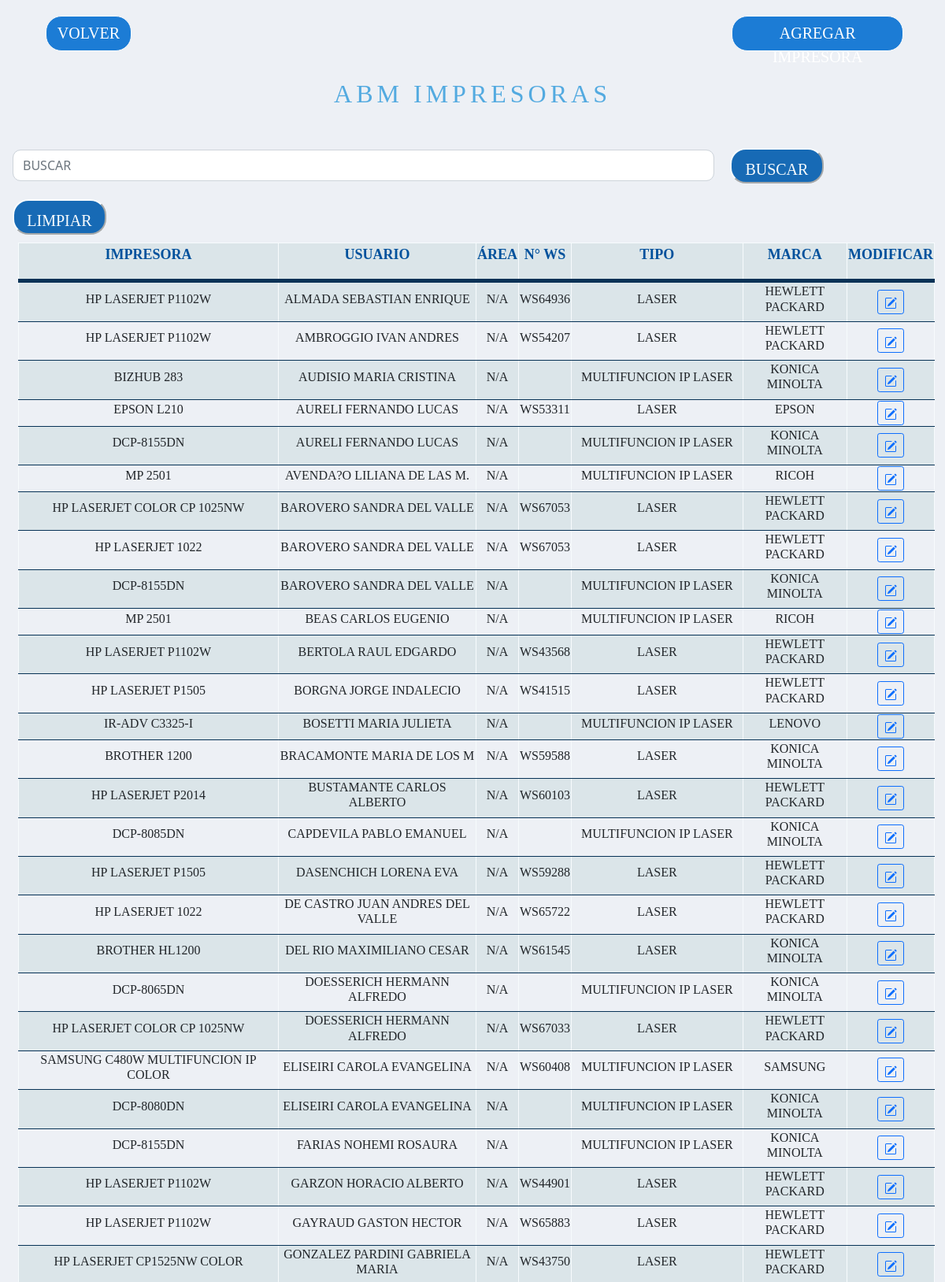
The app's page /abmimpresoras.php (signed in, upper part) with its own data.
### tables this page shows
CREATE TABLE `periferico` (
  `ID_PERI` int(3) NOT NULL,
  `ID_TIPOP` int(3) NOT NULL,
  `NOMBREP` varchar(50) NOT NULL,
  `SERIEG` varchar(50) NOT NULL,
  `ID_MARCA` int(3) NOT NULL,
  `SERIE` varchar(50) NOT NULL,
  `ID_PROCEDENCIA` int(11) NOT NULL,
  `OBSERVACION` longtext NOT NULL,
  `TIPOP` varchar(50) NOT NULL,
  `MAC` varchar(50) NOT NULL,
  `RIP` varchar(50) NOT NULL,
  `IP` varchar(50) NOT NULL,
  `ID_PROVEEDOR` int(11) NOT NULL,
  `FACTURA` varchar(50) NOT NULL,
  `ID_AREA` int(11) NOT NULL,
  `ID_USUARIO` int(3) NOT NULL,
  `GARANTIA` varchar(100) NOT NULL,
  `ID_ESTADOWS` int(3) NOT NULL,
  `ID_MODELO` int(11) NOT NULL
);

CREATE TABLE `usuarios` (
  `ID_USUARIO` int(4) NOT NULL,
  `NOMBRE` varchar(50) NOT NULL,
  `CUIL` varchar(11) NOT NULL,
  `ID_AREA` int(3) NOT NULL,
  `PISO` varchar(3) NOT NULL,
  `INTERNO` varchar(10) NOT NULL,
  `CORREO` varchar(100) NOT NULL,
  `CORREO_PERSONAL` varchar(100) NOT NULL,
  `TELEFONO_PERSONAL` varchar(100) NOT NULL,
  `ID_TURNO` int(2) NOT NULL,
  `ACTIVO` varchar(8) NOT NULL,
  `OBSERVACION` longtext NOT NULL
);

CREATE TABLE `area` (
  `ID_AREA` int(5) NOT NULL,
  `AREA` text NOT NULL,
  `ID_REPA` int(3) NOT NULL,
  `ACTIVO` varchar(8) NOT NULL,
  `OBSERVACION` longtext NOT NULL
);

CREATE TABLE `tipop` (
  `ID_TIPOP` int(11) NOT NULL,
  `TIPO` varchar(50) NOT NULL
);

CREATE TABLE `marcas` (
  `ID_MARCA` int(11) NOT NULL,
  `MARCA` varchar(50) NOT NULL
);

### abmimpresoras.php (the view, shortened to what this page needs)
<?php
include('conexion.php');
?>
<!DOCTYPE html>
<html>
<head>
    <link href="https://cdn.jsdelivr.net/npm/bootstrap@5.1.3/dist/css/bootstrap.min.css" rel="stylesheet">
    <link rel="stylesheet" href="https://cdn.jsdelivr.net/npm/bootstrap-icons@1.5.0/font/bootstrap-icons.css">
	<link rel="stylesheet" type="text/css" href="estiloallabm.css">
</head>
<body>
    <section id="inicio">
        <div id="reporteEst" style="width: 97%; margin-left: 20px;">
            <div class="form-group row justify-content-between" style="margin: 10px; padding:10px;">
                <a id="vlv"  href="abm.php" class="col-3 btn btn-primary " type="button"  value="VOLVER">VOLVER</a>
                <a id="agr"  href="agregarimpresora.php" class="col-3 btn btn-primary " type="button">AGREGAR IMPRESORA</a>
            </div>
         </div>
        <h1>ABM IMPRESORAS</h1>
		<form method="POST" action="abmimpresoras.php">
				<div class="form-group row">
					<input type="text" style="margin-left: 10px; width: 75%; height: 40px; margin-top: 12px; 	box-sizing: border-box; border-radius: 10px; text-transform:uppercase;" name="buscar"  placeholder="Buscar"  class="form-control largo col-xl-4 col-lg-4">
					<input id="vlva" class="button col-xl-2 col-lg-2" style="margin-left: 10px; margin-top: 10px;" type="submit" name="btn2" value="BUSCAR"></input>
					<input id="vlva" class="button col-xl-2 col-lg-2" style="margin-left: 10px; margin-top: 10px;" type="submit" name="btn1" value="LIMPIAR"></input>
				</div>
		</form>
        <?php
				echo "<table width=100%>
						<thead>
							<tr>
								<th><p>IMPRESORA</p></th>
								<th><p>USUARIO</p></th>
								<th><p>ÁREA</p></th>
                                <th><p>N° WS</p></th>
								<th><p>TIPO</p></th>
                                <th><p>MARCA</p></th>
								<th><p>MODIFICAR</p></th>
							</tr>
						</thead>
					";
					if(isset($_POST['btn2']))
					{
						$doc = $_POST['buscar'];
						$consultar=mysqli_query($datos_base, "SELECT p.ID_PERI, a.AREA, u.NOMBRE, p.SERIEG, p.NOMBREP, t.TIPO, m.MARCA
						FROM periferico p
						LEFT JOIN area AS a ON a.ID_AREA = p.ID_AREA
						LEFT JOIN usuarios AS u ON u.ID_USUARIO = p.ID_USUARIO
						INNER JOIN marcas AS m ON m.ID_MARCA = p.ID_MARCA
						INNER JOIN tipop AS t ON t.ID_TIPOP = p.ID_TIPOP
						WHERE p.TIPOP LIKE '%IMPRESORA%' AND (a.AREA LIKE '%$doc%' OR u.NOMBRE LIKE '%$doc%' OR p.SERIEG LIKE '%$doc%' OR p.NOMBREP LIKE '%$doc%' OR t.TIPO LIKE '%$doc%' OR m.MARCA LIKE '%$doc%')
						ORDER BY u.NOMBRE ASC");
							while($listar = mysqli_fetch_array($consultar))
							{
								echo
								"
									<tr>
										<td><h4 style='font-size:16px;'>".$listar['NOMBREP']."</h4></td>
										<td><h4 style='font-size:16px;'>".$listar['NOMBRE']."</h4></td>
										<td><h4 style='font-size:16px;'>".$listar['AREA']."</h4></td>
										<td><h4 style='font-size:16px;'>".$listar['SERIEG']."</h4></td>
										<td><h4 style='font-size:16px;'>".$listar['TIPO']."</h4></td>
										<td><h4 style='font-size:16px;'>".$listar['MARCA']."</h4></td>
										<td class='text-center text-nowrap'><a class='btn btn-sm btn-outline-primary' href=modimpresora.php?no=".$listar['ID_PERI']." class=mod><svg xmlns='http://www.w3.org/2000/svg' width='16' height='16' fill='currentColor' class='bi bi-pencil-square' viewBox='0 0 16 16'>
																		<path d='M15.502 1.94a.5.5 0 0 1 0 .706L14.459 3.69l-2-2L13.502.646a.5.5 0 0 1 .707 0l1.293 1.293zm-1.75 2.456-2-2L4.939 9.21a.5.5 0 0 0-.121.196l-.805 2.414a.25.25 0 0 0 .316.316l2.414-.805a.5.5 0 0 0 .196-.12l6.813-6.814z'/>
																		<path fill-rule='evenodd' d='M1 13.5A1.5 1.5 0 0 0 2.5 15h11a1.5 1.5 0 0 0 1.5-1.5v-6a.5.5 0 0 0-1 0v6a.5.5 0 0 1-.5.5h-11a.5.5 0 0 1-.5-.5v-11a.5.5 0 0 1 .5-.5H9a.5.5 0 0 0 0-1H2.5A1.5 1.5 0 0 0 1 2.5v11z'/>
																	</svg></a>
										</td>
									</tr>";
						}
					}
					else
					{
					$consultar=mysqli_query($datos_base, "SELECT p.ID_PERI, a.AREA, u.NOMBRE, p.SERIEG, p.NOMBREP, t.TIPO, m.MARCA
                    FROM periferico p
                    LEFT JOIN area AS a ON a.ID_AREA = p.ID_AREA
                    LEFT JOIN usuarios AS u ON u.ID_USUARIO = p.ID_USUARIO
                    INNER JOIN marcas AS m ON m.ID_MARCA = p.ID_MARCA
                    INNER JOIN tipop AS t ON t.ID_TIPOP = p.ID_TIPOP
                    WHERE p.TIPOP LIKE '%IMPRESORA%'
                    ORDER BY u.NOMBRE ASC");
                        while($listar = mysqli_fetch_array($consultar))
                        {
                            echo
                            "
                                <tr>
                                    <td><h4 style='font-size:16px;'>".$listar['NOMBREP']."</h4></td>
                                    <td><h4 style='font-size:16px;'>".$listar['NOMBRE']."</h4></td>
                                    <td><h4 style='font-size:16px;'>".$listar['AREA']."</h4></td>
                                    <td><h4 style='font-size:16px;'>".$listar['SERIEG']."</h4></td>
                                    <td><h4 style='font-size:16px;'>".$listar['TIPO']."</h4></td>
                                    <td><h4 style='font-size:16px;'>".$listar['MARCA']."</h4></td>
                                    <td class='text-center text-nowrap'><a class='btn btn-sm btn-outline-primary' href=modimpresora.php?no=".$listar['ID_PERI']." class=mod><svg xmlns='http://www.w3.org/2000/svg' width='16' height='16' fill='currentColor' class='bi bi-pencil-square' viewBox='0 0 16 16'>
                                                                    <path d='M15.502 1.94a.5.5 0 0 1 0 .706L14.459 3.69l-2-2L13.502.646a.5.5 0 0 1 .707 0l1.293 1.293zm-1.75 2.456-2-2L4.939 9.21a.5.5 0 0 0-.121.196l-.805 2.414a.25.25 0 0 0 .316.316l2.414-.805a.5.5 0 0 0 .196-.12l6.813-6.814z'/>
                                                                    <path fill-rule='evenodd' d='M1 13.5A1.5 1.5 0 0 0 2.5 15h11a1.5 1.5 0 0 0 1.5-1.5v-6a.5.5 0 0 0-1 0v6a.5.5 0 0 1-.5.5h-11a.5.5 0 0 1-.5-.5v-11a.5.5 0 0 1 .5-.5H9a.5.5 0 0 0 0-1H2.5A1.5 1.5 0 0 0 1 2.5v11z'/>
                                                                </svg></a>
                                    </td>
                                </tr>";}
					}
					echo "</table>";
					?>
    </section>
</body>
</html>

### estiloallabm.css (style rules this page uses)
section, header { width: 97%; margin-left: auto; margin-right: auto; }
h1 { text-align: center; color: #53AAE0; font-family: TrasandinaBlack; margin-bottom: 40px; margin-top:25px; font-size: 32px; letter-spacing: 5px; }
h4 { text-align: center; font-family: TrasandinaBook; font-size: 14px; text-transform: uppercase; }
p { text-align: center; font-family: TrasandinaMedium; color: #00519C; font-size: 18px; }
#inicio { height: auto; }
input { height: 40px; width: auto; margin: 10px; margin-top: 0px; margin-left: 20px; padding: 10px; display: inline; box-sizing: border-box; border-radius: 10px; border-color: white; }
input { background-color: white; }
::placeholder { color: black; }
.button { width: 200px; height: 50px; color: #f7fbfd; font-size: 20px; float: right; font-family: TrasandinaBook; background-color: #53AAE0; border-color: #f7fbfd; }
#vlv { width: 10%; height: 45px; background-color: #1c7cd5; border-color: #f7fbfd; font-size: 20px; font-family: TrasandinaBook; border-radius: 20px; }
#agr { width: 20%; height: 45px; background-color: #1c7cd5; border-color: #f7fbfd; font-size: 20px; font-family: TrasandinaBook; border-radius: 20px; }
h1 { text-align: center; color: #53AAE0; font-family: TrasandinaBlack; font-size: 32px; letter-spacing: 5px; }
table { text-align: left; margin-left: 5px; background-color: #dbe5e9; border-collapse: collapse; width:100%; }
th, td { border: solid 1px #f7fbfd; border-bottom: solid 1px #073256; }
thead { background-color: #dbe5e9; border-bottom: solid 5px #073256; width: 100%; }
tr:nth-child(even) { background-color: #edf0f5; }
#vlva { width: 10%; height: 45px; background-color: #176AB5; border-color: #f7fbfd; font-size: 20px; font-family: TrasandinaBook; border-radius: 20px; }

### abmimpresoras.php (style rules this page uses)
body { background-color: #edf0f5; }

### records on screen
periferico: NOMBREP "HP LASERJET P1102W", ID_USUARIO.NOMBRE "ALMADA SEBASTIAN ENRIQUE", ID_AREA.AREA "N/A", SERIEG "WS64936", ID_TIPOP.TIPO "LASER", ID_MARCA.MARCA "HEWLETT PACKARD"
periferico: NOMBREP "HP LASERJET P1102W", ID_USUARIO.NOMBRE "AMBROGGIO IVAN ANDRES", ID_AREA.AREA "N/A", SERIEG "WS54207", ID_TIPOP.TIPO "LASER", ID_MARCA.MARCA "HEWLETT PACKARD"
periferico: NOMBREP "BIZHUB 283", ID_USUARIO.NOMBRE "AUDISIO MARIA CRISTINA", ID_AREA.AREA "N/A", ID_TIPOP.TIPO "MULTIFUNCION IP LASER", ID_MARCA.MARCA "KONICA MINOLTA"
periferico: NOMBREP "EPSON L210", ID_USUARIO.NOMBRE "AURELI FERNANDO LUCAS", ID_AREA.AREA "N/A", SERIEG "WS53311", ID_TIPOP.TIPO "LASER", ID_MARCA.MARCA "EPSON"
periferico: NOMBREP "DCP-8155DN", ID_USUARIO.NOMBRE "AURELI FERNANDO LUCAS", ID_AREA.AREA "N/A", ID_TIPOP.TIPO "MULTIFUNCION IP LASER", ID_MARCA.MARCA "KONICA MINOLTA"
periferico: NOMBREP "MP 2501", ID_USUARIO.NOMBRE "AVENDA?O LILIANA DE LAS M.", ID_AREA.AREA "N/A", ID_TIPOP.TIPO "MULTIFUNCION IP LASER", ID_MARCA.MARCA "RICOH"
periferico: NOMBREP "HP LASERJET COLOR CP 1025NW", ID_USUARIO.NOMBRE "BAROVERO SANDRA DEL VALLE", ID_AREA.AREA "N/A", SERIEG "WS67053", ID_TIPOP.TIPO "LASER", ID_MARCA.MARCA "HEWLETT PACKARD"
periferico: NOMBREP "HP LASERJET 1022", ID_USUARIO.NOMBRE "BAROVERO SANDRA DEL VALLE", ID_AREA.AREA "N/A", SERIEG "WS67053", ID_TIPOP.TIPO "LASER", ID_MARCA.MARCA "HEWLETT PACKARD"
periferico: NOMBREP "DCP-8155DN", ID_USUARIO.NOMBRE "BAROVERO SANDRA DEL VALLE", ID_AREA.AREA "N/A", ID_TIPOP.TIPO "MULTIFUNCION IP LASER", ID_MARCA.MARCA "KONICA MINOLTA"
periferico: NOMBREP "MP 2501", ID_USUARIO.NOMBRE "BEAS CARLOS EUGENIO", ID_AREA.AREA "N/A", ID_TIPOP.TIPO "MULTIFUNCION IP LASER", ID_MARCA.MARCA "RICOH"
periferico: NOMBREP "HP LASERJET P1102W", ID_USUARIO.NOMBRE "BERTOLA RAUL EDGARDO", ID_AREA.AREA "N/A", SERIEG "WS43568", ID_TIPOP.TIPO "LASER", ID_MARCA.MARCA "HEWLETT PACKARD"
periferico: NOMBREP "HP LASERJET P1505", ID_USUARIO.NOMBRE "BORGNA JORGE INDALECIO", ID_AREA.AREA "N/A", SERIEG "WS41515", ID_TIPOP.TIPO "LASER", ID_MARCA.MARCA "HEWLETT PACKARD"
periferico: NOMBREP "IR-ADV C3325-I", ID_USUARIO.NOMBRE "BOSETTI MARIA JULIETA", ID_AREA.AREA "N/A", ID_TIPOP.TIPO "MULTIFUNCION IP LASER", ID_MARCA.MARCA "LENOVO"
periferico: NOMBREP "BROTHER 1200", ID_USUARIO.NOMBRE "BRACAMONTE MARIA DE LOS M", ID_AREA.AREA "N/A", SERIEG "WS59588", ID_TIPOP.TIPO "LASER", ID_MARCA.MARCA "KONICA MINOLTA"
periferico: NOMBREP "HP LASERJET P2014", ID_USUARIO.NOMBRE "BUSTAMANTE CARLOS ALBERTO", ID_AREA.AREA "N/A", SERIEG "WS60103", ID_TIPOP.TIPO "LASER", ID_MARCA.MARCA "HEWLETT PACKARD"
periferico: NOMBREP "DCP-8085DN", ID_USUARIO.NOMBRE "CAPDEVILA PABLO EMANUEL", ID_AREA.AREA "N/A", ID_TIPOP.TIPO "MULTIFUNCION IP LASER", ID_MARCA.MARCA "KONICA MINOLTA"
periferico: NOMBREP "HP LASERJET P1505", ID_USUARIO.NOMBRE "DASENCHICH LORENA EVA", ID_AREA.AREA "N/A", SERIEG "WS59288", ID_TIPOP.TIPO "LASER", ID_MARCA.MARCA "HEWLETT PACKARD"
periferico: NOMBREP "HP LASERJET 1022", ID_USUARIO.NOMBRE "DE CASTRO JUAN ANDRES DEL VALLE", ID_AREA.AREA "N/A", SERIEG "WS65722", ID_TIPOP.TIPO "LASER", ID_MARCA.MARCA "HEWLETT PACKARD"
periferico: NOMBREP "BROTHER HL1200", ID_USUARIO.NOMBRE "DEL RIO MAXIMILIANO CESAR", ID_AREA.AREA "N/A", SERIEG "WS61545", ID_TIPOP.TIPO "LASER", ID_MARCA.MARCA "KONICA MINOLTA"
periferico: NOMBREP "DCP-8065DN", ID_USUARIO.NOMBRE "DOESSERICH HERMANN ALFREDO", ID_AREA.AREA "N/A", ID_TIPOP.TIPO "MULTIFUNCION IP LASER", ID_MARCA.MARCA "KONICA MINOLTA"
periferico: NOMBREP "HP LASERJET COLOR CP 1025NW", ID_USUARIO.NOMBRE "DOESSERICH HERMANN ALFREDO", ID_AREA.AREA "N/A", SERIEG "WS67033", ID_TIPOP.TIPO "LASER", ID_MARCA.MARCA "HEWLETT PACKARD"
periferico: NOMBREP "SAMSUNG C480W MULTIFUNCION IP COLOR", ID_USUARIO.NOMBRE "ELISEIRI CAROLA EVANGELINA", ID_AREA.AREA "N/A", SERIEG "WS60408", ID_TIPOP.TIPO "MULTIFUNCION IP LASER", ID_MARCA.MARCA "SAMSUNG"
periferico: NOMBREP "DCP-8080DN", ID_USUARIO.NOMBRE "ELISEIRI CAROLA EVANGELINA", ID_AREA.AREA "N/A", ID_TIPOP.TIPO "MULTIFUNCION IP LASER", ID_MARCA.MARCA "KONICA MINOLTA"
periferico: NOMBREP "DCP-8155DN", ID_USUARIO.NOMBRE "FARIAS NOHEMI ROSAURA", ID_AREA.AREA "N/A", ID_TIPOP.TIPO "MULTIFUNCION IP LASER", ID_MARCA.MARCA "KONICA MINOLTA"
periferico: NOMBREP "HP LASERJET P1102W", ID_USUARIO.NOMBRE "GARZON HORACIO ALBERTO", ID_AREA.AREA "N/A", SERIEG "WS44901", ID_TIPOP.TIPO "LASER", ID_MARCA.MARCA "HEWLETT PACKARD"
periferico: NOMBREP "HP LASERJET P1102W", ID_USUARIO.NOMBRE "GAYRAUD GASTON HECTOR", ID_AREA.AREA "N/A", SERIEG "WS65883", ID_TIPOP.TIPO "LASER", ID_MARCA.MARCA "HEWLETT PACKARD"
periferico: NOMBREP "HP LASERJET CP1525NW COLOR", ID_USUARIO.NOMBRE "GONZALEZ PARDINI GABRIELA MARIA", ID_AREA.AREA "N/A", SERIEG "WS43750", ID_TIPOP.TIPO "LASER", ID_MARCA.MARCA "HEWLETT PACKARD"
